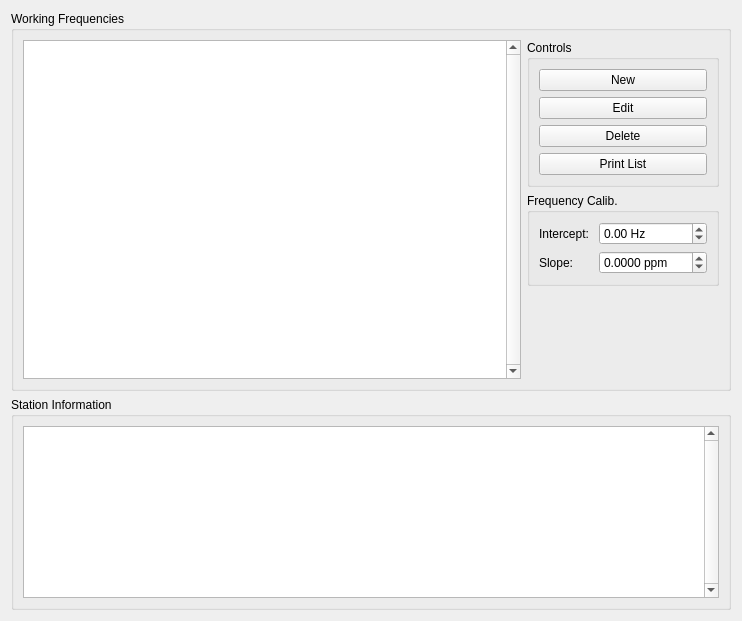
                   <widget class="QWidget" name="scrollAreaWidgetContents_ui_radio_freqs">
                    <property name="geometry">
                     <rect>
                      <x>0</x>
                      <y>0</y>
                      <width>742</width>
                      <height>621</height>
                     </rect>
                    </property>
                    <layout class="QVBoxLayout" name="verticalLayout_20">
                     <item>
                      <widget class="QGroupBox" name="groupBox_working_freqs">
                       <property name="sizePolicy">
                        <sizepolicy hsizetype="Preferred" vsizetype="Preferred">
                         <horstretch>0</horstretch>
                         <verstretch>66</verstretch>
                        </sizepolicy>
                       </property>
                       <property name="title">
                        <string>Working Frequencies</string>
                       </property>
                       <layout class="QHBoxLayout" name="horizontalLayout_2">
                        <item>
                         <widget class="QTableView" name="tableView_working_freqs">
                          <property name="sizePolicy">
                           <sizepolicy hsizetype="Expanding" vsizetype="Expanding">
                            <horstretch>67</horstretch>
                            <verstretch>0</verstretch>
                           </sizepolicy>
                          </property>
                          <property name="verticalScrollBarPolicy">
                           <enum>Qt::ScrollBarAlwaysOn</enum>
                          </property>
                         </widget>
                        </item>
                        <item>
                         <widget class="QFrame" name="frame_working_freqs_right">
                          <property name="frameShape">
                           <enum>QFrame::NoFrame</enum>
                          </property>
                          <property name="frameShadow">
                           <enum>QFrame::Plain</enum>
                          </property>
                          <layout class="QVBoxLayout" name="verticalLayout_31">
                           <property name="leftMargin">
                            <number>0</number>
                           </property>
                           <property name="topMargin">
                            <number>0</number>
                           </property>
                           <property name="rightMargin">
                            <number>0</number>
                           </property>
                           <property name="bottomMargin">
                            <number>0</number>
                           </property>
                           <item>
                            <widget class="QGroupBox" name="groupBox_working_freqs_controls">
                             <property name="title">
                              <string>Controls</string>
                             </property>
                             <layout class="QVBoxLayout" name="verticalLayout_32">
                              <item>
                               <widget class="QPushButton" name="pushButton_freq_list_new">
                                <property name="text">
                                 <string>New</string>
                                </property>
                               </widget>
                              </item>
                              <item>
                               <widget class="QPushButton" name="pushButton_freq_list_edit">
                                <property name="text">
                                 <string>Edit</string>
                                </property>
                               </widget>
                              </item>
                              <item>
                               <widget class="QPushButton" name="pushButton_freq_list_delete">
                                <property name="text">
                                 <string>Delete</string>
                                </property>
                               </widget>
                              </item>
                              <item>
                               <widget class="QPushButton" name="pushButton_freq_list_print">
                                <property name="text">
                                 <string>Print List</string>
                                </property>
                               </widget>
                              </item>
                             </layout>
                            </widget>
                           </item>
                           <item>
                            <widget class="QGroupBox" name="groupBox_freq_calibration">
                             <property name="sizePolicy">
                              <sizepolicy hsizetype="Preferred" vsizetype="Preferred">
                               <horstretch>33</horstretch>
                               <verstretch>0</verstretch>
                              </sizepolicy>
                             </property>
                             <property name="title">
                              <string>Frequency Calib.</string>
                             </property>
                             <layout class="QFormLayout" name="formLayout_9">
                              <item row="0" column="0">
                               <widget class="QLabel" name="label_freq_calib_intercept">
                                <property name="text">
                                 <string>Intercept: </string>
                                </property>
                               </widget>
                              </item>
                              <item row="0" column="1">
                               <widget class="QDoubleSpinBox" name="doubleSpinBox_freq_calib_intercept">
                                <property name="sizePolicy">
                                 <sizepolicy hsizetype="MinimumExpanding" vsizetype="Fixed">
                                  <horstretch>0</horstretch>
                                  <verstretch>0</verstretch>
                                 </sizepolicy>
                                </property>
                                <property name="suffix">
                                 <string> Hz</string>
                                </property>
                                <property name="minimum">
                                 <double>-99999.000000000000000</double>
                                </property>
                                <property name="stepType">
                                 <enum>QAbstractSpinBox::AdaptiveDecimalStepType</enum>
                                </property>
                                <property name="value">
                                 <double>0.000000000000000</double>
                                </property>
                               </widget>
                              </item>
                              <item row="1" column="0">
                               <widget class="QLabel" name="label_freq_calib_slope">
                                <property name="text">
                                 <string>Slope: </string>
                                </property>
                               </widget>
                              </item>
                              <item row="1" column="1">
                               <widget class="QDoubleSpinBox" name="doubleSpinBox_freq_calib_slope">
                                <property name="sizePolicy">
                                 <sizepolicy hsizetype="MinimumExpanding" vsizetype="Fixed">
                                  <horstretch>0</horstretch>
                                  <verstretch>0</verstretch>
                                 </sizepolicy>
                                </property>
                                <property name="accelerated">
                                 <bool>true</bool>
                                </property>
                                <property name="suffix">
                                 <string> ppm</string>
                                </property>
                                <property name="decimals">
                                 <number>4</number>
                                </property>
                                <property name="minimum">
                                 <double>-999.999900000000025</double>
                                </property>
                                <property name="maximum">
                                 <double>999.999900000000025</double>
                                </property>
                                <property name="singleStep">
                                 <double>0.000100000000000</double>
                                </property>
                                <property name="stepType">
                                 <enum>QAbstractSpinBox::AdaptiveDecimalStepType</enum>
                                </property>
                               </widget>
                              </item>
                             </layout>
                            </widget>
                           </item>
                           <item>
                            <spacer name="verticalSpacer_8">
                             <property name="orientation">
                              <enum>Qt::Vertical</enum>
                             </property>
                             <property name="sizeHint" stdset="0">
                              <size>
                               <width>20</width>
                               <height>40</height>
                              </size>
                             </property>
                            </spacer>
                           </item>
                          </layout>
                         </widget>
                        </item>
                       </layout>
                      </widget>
                     </item>
                     <item>
                      <widget class="QGroupBox" name="groupBox_station_info_freqs">
                       <property name="sizePolicy">
                        <sizepolicy hsizetype="Preferred" vsizetype="Preferred">
                         <horstretch>0</horstretch>
                         <verstretch>37</verstretch>
                        </sizepolicy>
                       </property>
                       <property name="title">
                        <string>Station Information</string>
                       </property>
                       <layout class="QVBoxLayout" name="verticalLayout_37">
                        <item>
                         <widget class="QTableWidget" name="tableWidget_station_info">
                          <property name="verticalScrollBarPolicy">
                           <enum>Qt::ScrollBarAlwaysOn</enum>
                          </property>
                         </widget>
                        </item>
                       </layout>
                      </widget>
                     </item>
                    </layout>
                   </widget>
